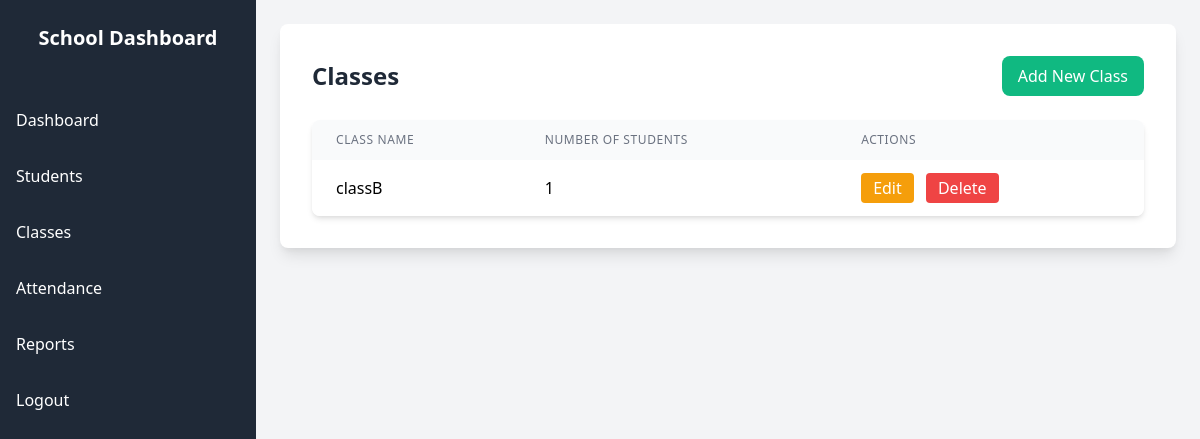
Before: /api/classes/ with the older database file.
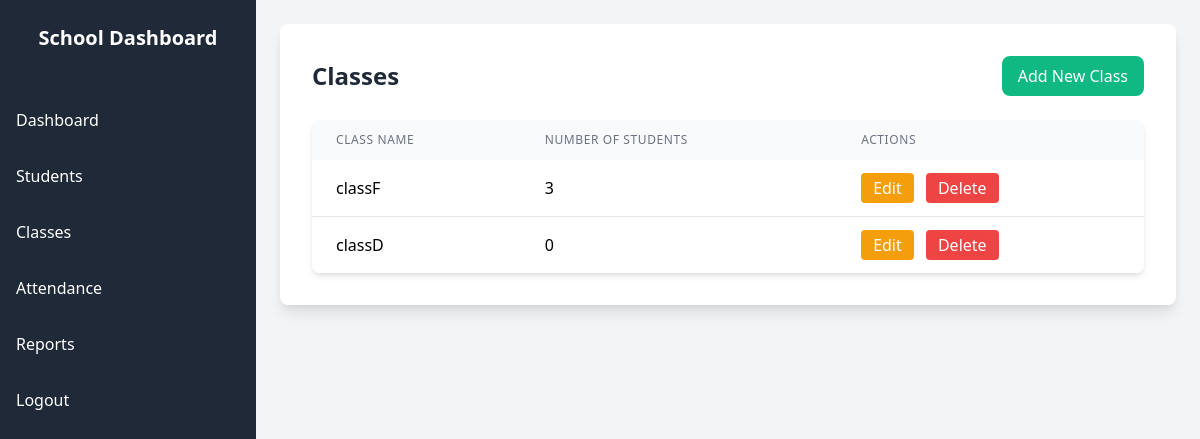
After: the same page with the newer database file.
### attendance/models.py (models this page shows, shortened)
class ClassRoom(models.Model):
    name = models.CharField(max_length=30)
    created_at = models.DateTimeField(default=timezone.now)
    updated_at = models.DateTimeField(auto_now=True)
    def get_student_count(self):
        return self.student_set.count()

### attendance/views.py (the view)
# urls.py: path('classes/', list_classes, name='list_classes'),
def list_classes(request):
    classes = ClassRoom.objects.all()
    return render(request, 'class/classes.html', {'classes': classes})

### attendance/templates/class/classes.html (shortened to what this page needs)
{% load static %}
<!DOCTYPE html>
<html lang="en">
<head>
    <link href="https://cdn.jsdelivr.net/npm/tailwindcss@2.2.19/dist/tailwind.min.css" rel="stylesheet">
    <link rel="stylesheet" href="{% static 'css/dashboard.css' %}">
</head>
<body class="font-sans bg-gray-100">
    <div class="flex">
        <div class="w-64 bg-gray-800 text-white min-h-screen">
            <div class="p-6">
                <h2 class="text-xl font-semibold text-center">School Dashboard</h2>
            </div>
            <nav>
                <ul class="space-y-4 mt-6">
                    <li><a href="{% url 'dashboard' %}" class="block py-2 px-4 hover:bg-gray-700">Dashboard</a></li>
                    <li><a href="{% url 'list_students' %}" class="block py-2 px-4 hover:bg-gray-700">Students</a></li>
                    <li><a href="{% url 'list_classes' %}" class="block py-2 px-4 hover:bg-gray-700">Classes</a></li>
                    <li><a href="{% url 'attendance_list' %}" class="block py-2 px-4 hover:bg-gray-700">Attendance</a></li>
                    <li><a href="{% url 'attendance_report' %}" class="block py-2 px-4 hover:bg-gray-700">Reports</a></li>
                    <li><a href="{% url 'logout_user' %}" class="block py-2 px-4 hover:bg-gray-700">Logout</a></li>
                </ul>
            </nav>
        </div>
        <div class="flex-1 p-6">
            <div class="bg-white shadow-lg rounded-lg p-8">
                <div class="flex justify-between items-center mb-6">
                    <h2 class="text-2xl font-semibold text-gray-800">Classes</h2>
                    <a href="{% url 'create_class' %}" class="bg-green-500 text-white px-4 py-2 rounded-lg hover:bg-green-600">
                        Add New Class
                    </a>
                </div>
                <div class="overflow-x-auto rounded-lg shadow-md">
                    <table class="min-w-full bg-white table-auto">
                        <thead class="bg-gray-50">
                            <tr>
                                <th class="px-6 py-3 text-left text-xs font-medium text-gray-500 uppercase tracking-wider">
                                    Class Name
                                </th>
                                <th class="px-6 py-3 text-left text-xs font-medium text-gray-500 uppercase tracking-wider">
                                    Number of Students
                                </th>
                                <th class="px-6 py-3 text-left text-xs font-medium text-gray-500 uppercase tracking-wider">
                                    Actions
                                </th>
                            </tr>
                        </thead>
                        <tbody class="divide-y divide-gray-200">
                            {% for class in classes %}
                            <tr>
                                <td class="px-6 py-4 whitespace-nowrap">
                                    {{ class.name }}
                                </td>
                                <td class="px-6 py-4 whitespace-nowrap">
                                    {{ class.get_student_count }}
                                </td>
                                <td class="px-6 py-4 whitespace-nowrap">
                                    <a href="{% url 'update_class' class.id %}" class="bg-yellow-500 text-white px-3 py-1 rounded mr-2 hover:bg-yellow-600">Edit</a>
                                    <a href="{% url 'delete_class' class.id %}" class="bg-red-500 text-white px-3 py-1 rounded hover:bg-red-600">Delete</a>
                                </td>
                            </tr>
                            {% empty %}
                            <tr>
                                <td colspan="3" class="px-6 py-4 text-center text-gray-500">
                                    No classes found.
                                </td>
                            </tr>
                            {% endfor %}
                        </tbody>
                    </table>
                </div>
            </div>
        </div>
    </div>
</body>
</html>

Changed rows visible on the page:
changed ClassRoom: name "classB" → "classF"; get_student_count "1" → "3"
added ClassRoom: name "classD", get_student_count "0"
